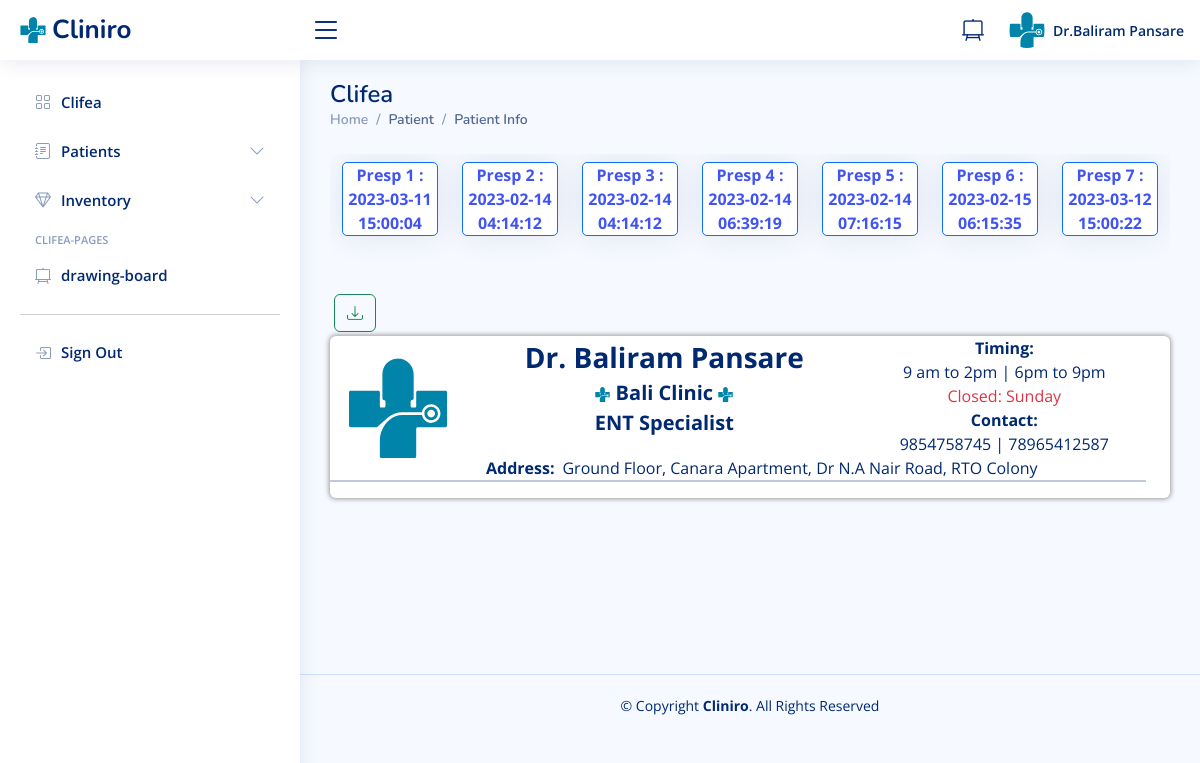
/receptionist/view-prescriptions.php (signed in), run on the app's committed database.
### tables this page shows
CREATE TABLE `doctors` (
  `id` int(11) NOT NULL,
  `specilization` varchar(255) DEFAULT NULL,
  `doctorName` varchar(255) DEFAULT NULL,
  `address` longtext DEFAULT NULL,
  `docFees` varchar(255) DEFAULT NULL,
  `contactno` bigint(11) DEFAULT NULL,
  `docEmail` varchar(255) DEFAULT NULL,
  `gender` text DEFAULT NULL,
  `age` varchar(20) DEFAULT NULL,
  `dob` varchar(50) DEFAULT NULL,
  `clinic_name` varchar(50) DEFAULT NULL,
  `clinic_contact` bigint(11) DEFAULT NULL,
  `clinic_timing` varchar(50) DEFAULT NULL,
  `closed` varchar(50) DEFAULT '-',
  `clinic_locality` varchar(50) DEFAULT NULL,
  `clinic_city` varchar(50) DEFAULT NULL,
  `password` varchar(255) DEFAULT NULL,
  `creationDate` timestamp NULL DEFAULT current_timestamp(),
  `updationDate` timestamp NULL DEFAULT NULL ON UPDATE current_timestamp()
);

CREATE TABLE `tblmedicalhistory` (
  `ID` int(10) NOT NULL,
  `PatientID` int(10) DEFAULT NULL,
  `DocId` int(100) NOT NULL,
  `PatientName` varchar(50) DEFAULT NULL,
  `gender` varchar(10) DEFAULT NULL,
  `age` int(10) DEFAULT NULL,
  `bloodgrp` varchar(5) DEFAULT NULL,
  `symptoms` varchar(500) DEFAULT NULL,
  `BloodPressure` varchar(200) DEFAULT NULL,
  `Weight` varchar(100) DEFAULT NULL,
  `Temperature` varchar(200) DEFAULT NULL,
  `tabname1` varchar(100) DEFAULT NULL,
  `tabpat1` varchar(10) DEFAULT NULL,
  `tabped1` varchar(50) DEFAULT NULL,
  `tabday1` varchar(20) DEFAULT NULL,
  `tabother` varchar(500) DEFAULT NULL,
  `tests` varchar(500) DEFAULT NULL,
  `PayDescription` varchar(500) DEFAULT NULL,
  `PayAmount` int(10) DEFAULT NULL,
  `CreationDate` timestamp NOT NULL DEFAULT current_timestamp() ON UPDATE current_timestamp()
);

### receptionist/view-prescriptions.php (the view, shortened to what this page needs)
<?php
include('include/config.php');
if(strlen($_SESSION['id']==0)) {
 header('location:doctorlogout.php');
  } else{
?>
<!DOCTYPE html>
<html lang="en">
<head>
  <link href="assets/vendor/bootstrap/css/bootstrap.min.css" rel="stylesheet">
  <link href="assets/vendor/bootstrap-icons/bootstrap-icons.css" rel="stylesheet">
  <link href="assets/vendor/boxicons/css/boxicons.min.css" rel="stylesheet">
  <link href="assets/vendor/quill/quill.snow.css" rel="stylesheet">
  <link href="assets/vendor/quill/quill.bubble.css" rel="stylesheet">
  <link href="assets/vendor/remixicon/remixicon.css" rel="stylesheet">
  <link href="assets/vendor/simple-datatables/style.css" rel="stylesheet">
  <link href="assets/css/style.css" rel="stylesheet">
    <link rel="stylesheet" type="text/css" href="http://ajax.aspnetcdn.com/ajax/jquery.dataTables/1.9.4/css/jquery.dataTables.css" />
</head>
<body>
<?php include('include/header.php');?>
<?php include('include/sidebar.php');?>
  <main class="main" id="main">
  <div class="pagetitle">
      <h1>Clifea</h1>
      <nav>
        <ol class="breadcrumb">
          <li class="breadcrumb-item"><a href="dashboard.php">Home</a></li>
          <li class="breadcrumb-item active">Patient</li>
          <li class="breadcrumb-item active">Patient Info</li>
        </ol>
      </nav>
    </div>
<section class="section">
                   <div class="col-xxl-9">
                    <div class="container-fluid">
                    <?php
                   $docid = $_SESSION['id'];
$ret=mysqli_query($con,"SELECT * FROM tblmedicalhistory RIGHT JOIN users on users.id = tblmedicalhistory.PatientID WHERE PatientID='5' AND DocId='$docid'; ");
 ?>
                       <div class="scrolling-wrapper row flex-row flex-nowrap mt-4 pb-4 pt-2">
                       <?php
                       $cnt=1;
while ($row=mysqli_fetch_array($ret)) {
  ?>
                        <div class="col text-center fw-bold " id="form-subhead">
                          <a href="view-prescriptions.php?viewid=<?php echo $row['ID'];?>"><div class="card card-block card-1 border border-primary">Presp <?php echo $cnt;?> : <?php echo $row['CreationDate'];?></div></a>
                        </div>
                        <?php $cnt = $cnt + 1; }?>
                      </div>
                    </div>
                    <button class="btn btn-outline-success m-1" onclick="GeneratePdf();" value="GeneratePdf"><i class="bi bi-download"></i></button>
                   <div class="container-fluid box8 rounded table-responsive" id="patients-patients-cont">
                   <form id ="form-print" enctype="text/plain">
            <?php
              $ret=mysqli_query($con,"select * from doctors  where id='".$_SESSION['id']."'");
              while ($row=mysqli_fetch_array($ret)) {
                ?>
               <div class="row">
               <div class="row">
                  <div class="col-sm-2 text-center justify-content-center m-auto">
                    <img src="assets/img/logo.svg"  alt="" style="width:100px; height:100px; ">
                  </div>
                  <div class="col-sm-10">
                    <div class="row">
                    <div class="col-sm-7">
                  <div class="text-center fw-bold fs-3" id="form-subhead">Dr. <?php echo $row['doctorName'];?></div>
                  <div class="text-center fw-bold fs-5" id="form-subhead"> <img src="assets/img/logo.svg" alt="" style="width:15px; height:15px">
                  <?php echo $row['clinic_name'];?> <img src="assets/img/logo.svg" alt="" style="width:15px; height:15px"> </div>
                  <div class="text-center fw-bold fs-5" id="form-subhead"><?php echo $row['specilization'];?> Specialist</div>
                </div>
                  <div class="col-sm-5">
                  <div class="text-center fw-bold" id="form-subhead">Timing:</div>
                  <div class="text-center" id="form-subhead">9 am to 2pm | 6pm to 9pm</div>
                  <div class="text-center text-danger">Closed: Sunday</div>
                  <div class="text-center fw-bold" id="form-subhead">Contact:</div>
                  <div class="text-center" id="form-subhead"><?php echo $row['clinic_contact'];?> | 78965412587</div>
                  </div>
                    </div>
                    <div class="d-flex flex-row">
                    <div class="fw-bold mx-2" id="form-subhead">Address:</div>
                  <div id="form-subhead"><?php echo $row['address'];?></div>
                    </div>
                  </div>
                  <hr style="border: 1px solid #012970;;">
                <?php }?>
              </div>
               </div>
              </form>
                    </div>
                      </div>
</section>
  </main>
  <footer id="footer" class="footer">
    <div class="copyright">
      &copy; Copyright <strong><span>Cliniro</span></strong>. All Rights Reserved
    </div>
  </footer>
</body>
</html>
<?php } ?>

### receptionist/include/header.php
<header id="header" class="header fixed-top d-flex align-items-center">
<div class="d-flex align-items-center justify-content-between">
  <a href="index.html" class="logo d-flex align-items-center">
    <img src="assets/img/logo.svg" alt="">
    <span class="d-none d-lg-block">Cliniro</span>
  </a>
  <i class="bi bi-list toggle-sidebar-btn"></i>
</div>
<nav class="header-nav ms-auto">
  <ul class="d-flex align-items-center">
    <li>
      <a class="nav-link nav-icon" href="scratchpad.php" target="_blank" >
        <i class="bi bi-easel2"></i>
      </a>
    </li>
    <li class="nav-item dropdown pe-3">
      <a class="nav-link nav-profile d-flex align-items-center pe-0" href="#" data-bs-toggle="dropdown">
        <img src="assets/img/logo copy.svg" alt="Profile" class="rounded-circle">
        <span class="d-none d-md-block  ps-2">
        <?php $query=mysqli_query($con,"select doctorName from doctors where id='".$_SESSION['id']."'");
        while($row=mysqli_fetch_array($query))
        {
             echo 'Dr.' ,  $row['doctorName'];
        }?>
        </span>
      </a>
    </li>
  </ul>
</nav>
</header>

### receptionist/assets/css/style.css (style rules this page uses)
:root { scroll-behavior: smooth; }
body { font-family: "Open Sans", sans-serif; background: #f6f9ff; color: #444444; }
a { color: #4154f1; text-decoration: none; }
h1, h2, h3, h4, h5, h6 { font-family: "Nunito", sans-serif; }
#main { margin-top: 60px; padding: 20px 30px; transition: all 0.3s; }
.pagetitle { margin-bottom: 10px; }
.pagetitle h1 { font-size: 24px; margin-bottom: 0; font-weight: 600; color: #012970; }
.card { margin-bottom: 30px; border: none; border-radius: 5px; box-shadow: 0px 0 30px rgba(1, 41, 112, 0.1); }
.breadcrumb { font-size: 14px; font-family: "Nunito", sans-serif; color: #899bbd; font-weight: 600; }
.breadcrumb a { color: #899bbd; transition: 0.3s; }
.breadcrumb .breadcrumb-item::before { color: #899bbd; }
.breadcrumb .active { color: #51678f; font-weight: 600; }
.logo { line-height: 1; }
@media (min-width: 1200px) { .logo { width: 280px; } }
.logo img { max-height: 26px; margin-right: 6px; }
.logo span { font-size: 26px; font-weight: 700; color: #012970; font-family: "Nunito", sans-serif; }
.header { transition: all 0.5s; z-index: 997; height: 60px; box-shadow: 0px 2px 20px rgba(1, 41, 112, 0.1); background-color: #fff; padding-left: 20px; }
.header .toggle-sidebar-btn { font-size: 32px; padding-left: 10px; cursor: pointer; color: #012970; }
.header-nav ul { list-style: none; }
.header-nav>ul { margin: 0; padding: 0; }
.header-nav .nav-icon { font-size: 22px; color: #012970; margin-right: 25px; position: relative; }
.header-nav .nav-profile { color: #012970; }
.header-nav .nav-profile img { max-height: 36px; }
.header-nav .nav-profile span { font-size: 14px; font-weight: 600; }
@media (min-width: 1200px) { #main, #footer { margin-left: 300px; } }
.footer { padding: 20px 0; font-size: 14px; transition: all 0.3s; border-top: 1px solid #cddfff; }
.footer .copyright { text-align: center; color: #012970; }
.section { flex: 0 0 300px; min-height: 500px; }
button { cursor: pointer; }
.box8 { box-shadow: 0px 0px 5px 1px #999; }
#patients-patients-cont { background-color: white; }
#form-subhead { color: #012970; }
.scrolling-wrapper { overflow-x: auto; }

### data on the page
doctors: doctorName "Baliram Pansare", clinic_name "Bali Clinic", specilization "ENT", clinic_contact "9854758745", address "Ground Floor, Canara Apartment, Dr N.A Nair Road, RTO Colony"
tblmedicalhistory: CreationDate "2023-03-11 15:00:04"
tblmedicalhistory: CreationDate "2023-02-14 04:14:12"
tblmedicalhistory: CreationDate "2023-02-14 04:14:12"
tblmedicalhistory: CreationDate "2023-02-14 06:39:19"
tblmedicalhistory: CreationDate "2023-02-14 07:16:15"
tblmedicalhistory: CreationDate "2023-02-15 06:15:35"
tblmedicalhistory: CreationDate "2023-03-12 15:00:22"
